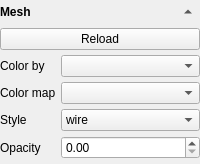
        <widget class="QWidget" name="widget_mesh" native="true">
         <layout class="QGridLayout" name="gridLayout_10">
          <property name="leftMargin">
           <number>0</number>
          </property>
          <property name="topMargin">
           <number>0</number>
          </property>
          <property name="rightMargin">
           <number>0</number>
          </property>
          <property name="bottomMargin">
           <number>0</number>
          </property>
          <property name="spacing">
           <number>5</number>
          </property>
          <item row="0" column="0">
           <widget class="QLabel" name="label_mesh">
            <property name="font">
             <font>
              <weight>75</weight>
              <bold>true</bold>
             </font>
            </property>
            <property name="text">
             <string>Mesh</string>
            </property>
           </widget>
          </item>
          <item row="0" column="1">
           <widget class="QToolButton" name="toolButton_mesh_toggle">
            <property name="text">
             <string>...</string>
            </property>
            <property name="autoRaise">
             <bool>true</bool>
            </property>
            <property name="arrowType">
             <enum>Qt::UpArrow</enum>
            </property>
           </widget>
          </item>
          <item row="1" column="0" colspan="2">
           <widget class="QWidget" name="widget_mesh_opts" native="true">
            <layout class="QGridLayout" name="gridLayout_11">
             <property name="leftMargin">
              <number>0</number>
             </property>
             <property name="topMargin">
              <number>0</number>
             </property>
             <property name="rightMargin">
              <number>0</number>
             </property>
             <property name="bottomMargin">
              <number>5</number>
             </property>
             <property name="spacing">
              <number>5</number>
             </property>
             <item row="4" column="1">
              <widget class="QComboBox" name="comboBox_mesh_style">
               <property name="sizePolicy">
                <sizepolicy hsizetype="Expanding" vsizetype="Fixed">
                 <horstretch>0</horstretch>
                 <verstretch>0</verstretch>
                </sizepolicy>
               </property>
               <item>
                <property name="text">
                 <string>wire</string>
                </property>
               </item>
               <item>
                <property name="text">
                 <string>solid</string>
                </property>
               </item>
               <item>
                <property name="text">
                 <string>edges</string>
                </property>
               </item>
               <item>
                <property name="text">
                 <string>points</string>
                </property>
               </item>
              </widget>
             </item>
             <item row="2" column="0">
              <widget class="QLabel" name="label_21">
               <property name="text">
                <string>Color by</string>
               </property>
              </widget>
             </item>
             <item row="5" column="1">
              <widget class="QDoubleSpinBox" name="doubleSpinBox_mesh_opacity">
               <property name="sizePolicy">
                <sizepolicy hsizetype="Minimum" vsizetype="Fixed">
                 <horstretch>0</horstretch>
                 <verstretch>0</verstretch>
                </sizepolicy>
               </property>
               <property name="maximum">
                <double>1.000000000000000</double>
               </property>
               <property name="singleStep">
                <double>0.100000000000000</double>
               </property>
              </widget>
             </item>
             <item row="4" column="0">
              <widget class="QLabel" name="label_19">
               <property name="text">
                <string>Style</string>
               </property>
              </widget>
             </item>
             <item row="5" column="0">
              <widget class="QLabel" name="label_20">
               <property name="text">
                <string>Opacity</string>
               </property>
              </widget>
             </item>
             <item row="2" column="1">
              <widget class="QComboBox" name="comboBox_mesh_colorby"/>
             </item>
             <item row="0" column="0" colspan="2">
              <widget class="QPushButton" name="pushButton_reload_mesh">
               <property name="text">
                <string>Reload</string>
               </property>
              </widget>
             </item>
             <item row="3" column="0">
              <widget class="QLabel" name="label_22">
               <property name="text">
                <string>Color map</string>
               </property>
              </widget>
             </item>
             <item row="3" column="1">
              <widget class="QComboBox" name="comboBox_mesh_color_map"/>
             </item>
            </layout>
           </widget>
          </item>
         </layout>
        </widget>
